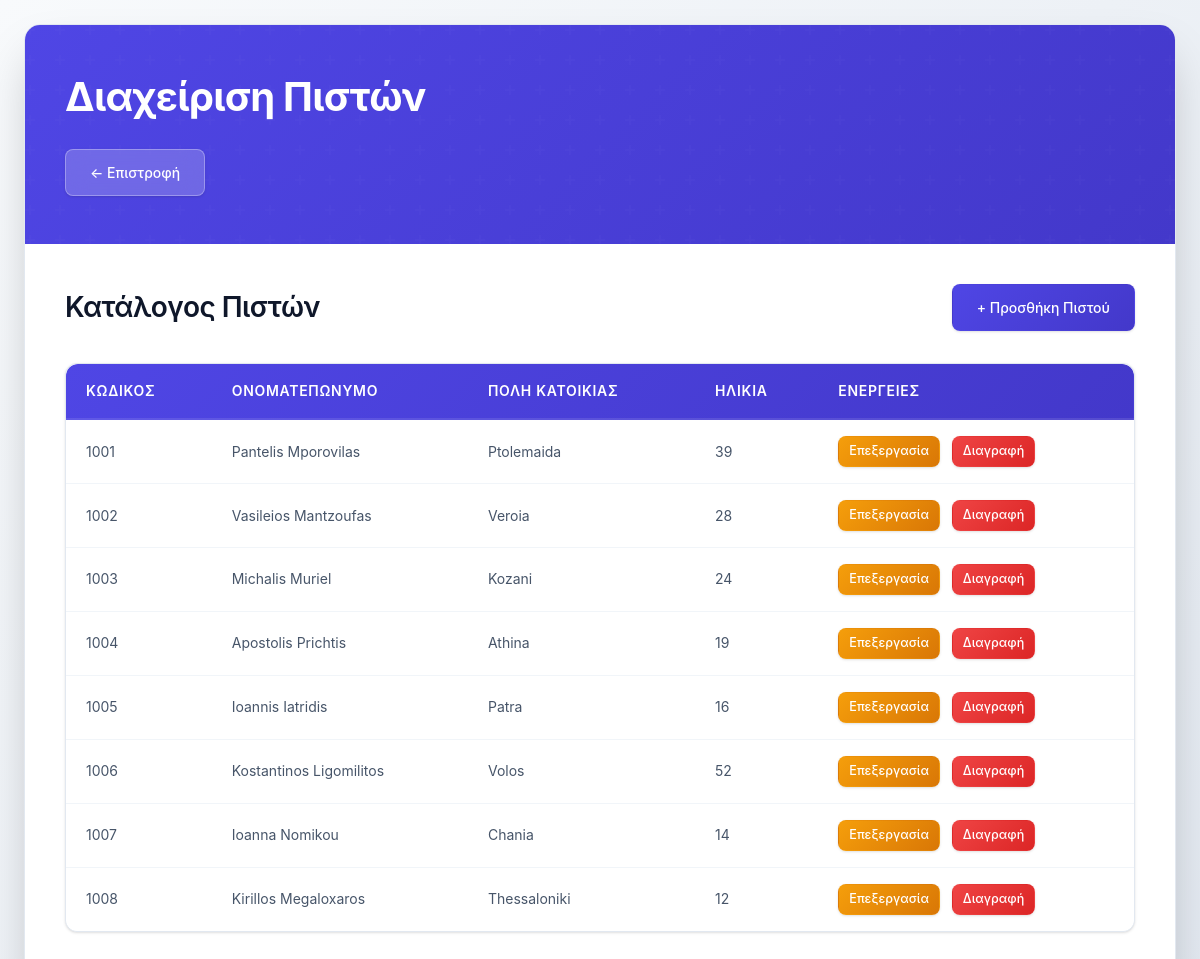
/pistos.php, run on the app's committed database.
### tables this page shows
CREATE TABLE PISTOS (
    kodikos_pistou   INT PRIMARY KEY,
    onomateponymo    VARCHAR(50) NOT NULL,
    poli_katoikias   VARCHAR(40) NOT NULL,
    ilikia           INT
);

### pistos.php (the view, shortened to what this page needs)
<?php
require_once 'config.php';
$sql = "SELECT * FROM PISTOS ORDER BY kodikos_pistou";
$result = $conn->query($sql);
?>
<!DOCTYPE html>
<html lang="el">
<head>
    <link rel="stylesheet" href="css/style.css?v=3">
</head>
<body>
    <div class="container">
        <header>
            <h1>Διαχείριση Πιστών</h1>
            <a href="index.php" class="btn btn-primary" style="margin-top: 20px;">← Επιστροφή</a>
        </header>
        <div class="content-section">
            <div class="section-header">
                <h2>Κατάλογος Πιστών</h2>
                <button class="btn btn-primary" onclick="showModal('addModal')">
                    + Προσθήκη Πιστού
                </button>
            </div>
            <?php if ($result && $result->num_rows > 0): ?>
                <table class="data-table">
                    <thead>
                        <tr>
                            <th>Κωδικός</th>
                            <th>Ονοματεπώνυμο</th>
                            <th>Πόλη Κατοικίας</th>
                            <th>Ηλικία</th>
                            <th>Ενέργειες</th>
                        </tr>
                    </thead>
                    <tbody>
                        <?php while ($row = $result->fetch_assoc()): ?>
                            <tr>
                                <td><?php echo htmlspecialchars($row['kodikos_pistou']); ?></td>
                                <td><?php echo htmlspecialchars($row['onomateponymo']); ?></td>
                                <td><?php echo htmlspecialchars($row['poli_katoikias']); ?></td>
                                <td><?php echo $row['ilikia'] ? htmlspecialchars($row['ilikia']) : '-'; ?></td>
                                <td>
                                    <a href="?edit=1&id=<?php echo $row['kodikos_pistou']; ?>" class="btn btn-warning" style="padding: 5px 10px; font-size: 0.9em;">Επεξεργασία</a>
                                    <a href="?delete=1&id=<?php echo $row['kodikos_pistou']; ?>"
                                       class="btn btn-danger"
                                       style="padding: 5px 10px; font-size: 0.9em;"
                                       onclick="return confirmDelete('Είστε σίγουροι ότι θέλετε να διαγράψετε τον πιστό <?php echo htmlspecialchars($row['onomateponymo']); ?>;');">
                                        Διαγραφή
                                    </a>
                                </td>
                            </tr>
                        <?php endwhile; ?>
                    </tbody>
                </table>
            <?php endif; ?>
        </div>
    </div>
</body>
</html>

### data on the page
pistos: kodikos_pistou "1001", onomateponymo "Pantelis Mporovilas", poli_katoikias "Ptolemaida", ilikia "39"
pistos: kodikos_pistou "1002", onomateponymo "Vasileios Mantzoufas", poli_katoikias "Veroia", ilikia "28"
pistos: kodikos_pistou "1003", onomateponymo "Michalis Muriel", poli_katoikias "Kozani", ilikia "24"
pistos: kodikos_pistou "1004", onomateponymo "Apostolis Prichtis", poli_katoikias "Athina", ilikia "19"
pistos: kodikos_pistou "1005", onomateponymo "Ioannis Iatridis", poli_katoikias "Patra", ilikia "16"
pistos: kodikos_pistou "1006", onomateponymo "Kostantinos Ligomilitos", poli_katoikias "Volos", ilikia "52"
pistos: kodikos_pistou "1007", onomateponymo "Ioanna Nomikou", poli_katoikias "Chania", ilikia "14"
pistos: kodikos_pistou "1008", onomateponymo "Kirillos Megaloxaros", poli_katoikias "Thessaloniki", ilikia "12"
